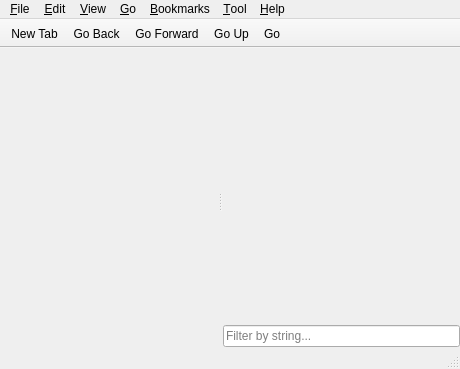
<?xml version="1.0" encoding="UTF-8"?>
<ui version="4.0">
 <class>MainWindow</class>
 <widget class="QMainWindow" name="MainWindow">
  <property name="geometry">
   <rect>
    <x>0</x>
    <y>0</y>
    <width>460</width>
    <height>369</height>
   </rect>
  </property>
  <property name="windowTitle">
   <string>File Manager</string>
  </property>
  <property name="windowIcon">
   <iconset theme="folder">
    <normaloff>.</normaloff>.</iconset>
  </property>
  <widget class="QWidget" name="centralwidget">
   <layout class="QVBoxLayout" name="verticalLayout">
    <property name="leftMargin">
     <number>0</number>
    </property>
    <property name="topMargin">
     <number>0</number>
    </property>
    <property name="rightMargin">
     <number>0</number>
    </property>
    <property name="bottomMargin">
     <number>0</number>
    </property>
    <item>
     <widget class="Filer::TabBar" name="tabBar" native="true">
      <property name="sizePolicy">
       <sizepolicy hsizetype="Preferred" vsizetype="Fixed">
        <horstretch>0</horstretch>
        <verstretch>0</verstretch>
       </sizepolicy>
      </property>
      <property name="acceptDrops">
       <bool>true</bool>
      </property>
     </widget>
    </item>
    <item>
     <widget class="QSplitter" name="splitter">
      <property name="orientation">
       <enum>Qt::Horizontal</enum>
      </property>
      <widget class="Fm::SidePane" name="sidePane" native="true">
       <property name="sizePolicy">
        <sizepolicy hsizetype="Preferred" vsizetype="Expanding">
         <horstretch>0</horstretch>
         <verstretch>0</verstretch>
        </sizepolicy>
       </property>
      </widget>
      <widget class="QFrame" name="frame">
       <layout class="QVBoxLayout" name="verticalLayout_2">
        <property name="spacing">
         <number>2</number>
        </property>
        <property name="leftMargin">
         <number>1</number>
        </property>
        <property name="topMargin">
         <number>0</number>
        </property>
        <property name="rightMargin">
         <number>0</number>
        </property>
        <property name="bottomMargin">
         <number>0</number>
        </property>
        <item>
         <widget class="QStackedWidget" name="stackedWidget">
          <property name="sizePolicy">
           <sizepolicy hsizetype="Expanding" vsizetype="Expanding">
            <horstretch>0</horstretch>
            <verstretch>0</verstretch>
           </sizepolicy>
          </property>
         </widget>
        </item>
        <item>
         <widget class="QLineEdit" name="filterBar">
          <property name="placeholderText">
           <string>Filter by string...</string>
          </property>
          <property name="clearButtonEnabled">
           <bool>true</bool>
          </property>
         </widget>
        </item>
       </layout>
      </widget>
     </widget>
    </item>
   </layout>
  </widget>
  <widget class="QMenuBar" name="menubar">
   <property name="geometry">
    <rect>
     <x>0</x>
     <y>0</y>
     <width>460</width>
     <height>24</height>
    </rect>
   </property>
   <widget class="QMenu" name="menu_File">
    <property name="title">
     <string>&amp;File</string>
    </property>
    <widget class="QMenu" name="menuCreateNew">
     <property name="title">
      <string>C&amp;reate New</string>
     </property>
     <addaction name="actionNewFolder"/>
     <addaction name="actionNewBlankFile"/>
    </widget>
    <addaction name="actionNewTab"/>
    <addaction name="actionNewWin"/>
    <addaction name="separator"/>
    <addaction name="menuCreateNew"/>
    <addaction name="separator"/>
    <addaction name="actionFileProperties"/>
    <addaction name="actionFolderProperties"/>
    <addaction name="separator"/>
    <addaction name="actionCloseTab"/>
    <addaction name="actionCloseWindow"/>
   </widget>
   <widget class="QMenu" name="menu_Help">
    <property name="title">
     <string>&amp;Help</string>
    </property>
    <addaction name="actionAbout"/>
   </widget>
   <widget class="QMenu" name="menu_View">
    <property name="title">
     <string>&amp;View</string>
    </property>
    <widget class="QMenu" name="menuSorting">
     <property name="title">
      <string>&amp;Sorting</string>
     </property>
     <addaction name="actionByFileName"/>
     <addaction name="actionByMTime"/>
     <addaction name="actionByFileSize"/>
     <addaction name="actionByFileType"/>
     <addaction name="actionByOwner"/>
     <addaction name="separator"/>
     <addaction name="actionAscending"/>
     <addaction name="actionDescending"/>
     <addaction name="separator"/>
     <addaction name="actionFolderFirst"/>
     <addaction name="actionCaseSensitive"/>
    </widget>
    <addaction name="actionReload"/>
    <addaction name="actionShowHidden"/>
    <addaction name="separator"/>
    <addaction name="actionIconView"/>
    <addaction name="actionThumbnailView"/>
    <addaction name="actionCompactView"/>
    <addaction name="actionDetailedList"/>
    <addaction name="separator"/>
    <addaction name="menuSorting"/>
    <addaction name="actionFilter"/>
   </widget>
   <widget class="QMenu" name="menu_Editw">
    <property name="title">
     <string>&amp;Edit</string>
    </property>
    <addaction name="actionCut"/>
    <addaction name="actionCopy"/>
    <addaction name="actionPaste"/>
    <addaction name="actionRename"/>
    <addaction name="actionDelete"/>
    <addaction name="separator"/>
    <addaction name="actionSelectAll"/>
    <addaction name="actionInvertSelection"/>
    <addaction name="separator"/>
    <addaction name="actionPreferences"/>
   </widget>
   <widget class="QMenu" name="menu_Bookmarks">
    <property name="title">
     <string>&amp;Bookmarks</string>
    </property>
    <addaction name="actionAddToBookmarks"/>
    <addaction name="actionEditBookmarks"/>
   </widget>
   <widget class="QMenu" name="menu_Go">
    <property name="title">
     <string>&amp;Go</string>
    </property>
    <addaction name="actionHome"/>
    <addaction name="actionDesktop"/>
    <addaction name="actionComputer"/>
    <addaction name="actionTrash"/>
    <addaction name="actionNetwork"/>
    <addaction name="actionApplications"/>
    <addaction name="separator"/>
    <addaction name="actionGoBack"/>
    <addaction name="actionGoForward"/>
    <addaction name="actionGoUp"/>
    <addaction name="actionToolbar"/>
   </widget>
   <widget class="QMenu" name="menu_Tool">
    <property name="title">
     <string>&amp;Tool</string>
    </property>
    <addaction name="actionOpenTerminal"/>
    <addaction name="actionOpenAsRoot"/>
    <addaction name="actionFindFiles"/>
   </widget>
   <addaction name="menu_File"/>
   <addaction name="menu_Editw"/>
   <addaction name="menu_View"/>
   <addaction name="menu_Go"/>
   <addaction name="menu_Bookmarks"/>
   <addaction name="menu_Tool"/>
   <addaction name="menu_Help"/>
  </widget>
  <widget class="QStatusBar" name="statusbar"/>
  <widget class="QToolBar" name="toolBar">
   <property name="windowTitle">
    <string>Main Toolbar</string>
   </property>
   <property name="movable">
    <bool>false</bool>
   </property>
   <property name="floatable">
    <bool>false</bool>
   </property>
   <attribute name="toolBarArea">
    <enum>TopToolBarArea</enum>
   </attribute>
   <attribute name="toolBarBreak">
    <bool>false</bool>
   </attribute>
   <addaction name="actionNewTab"/>
   <addaction name="actionGoBack"/>
   <addaction name="actionGoForward"/>
   <addaction name="actionGoUp"/>
   <addaction name="actionGo"/>
  </widget>
  <action name="actionGoUp">
   <property name="icon">
    <iconset theme="go-up">
     <normaloff>.</normaloff>.</iconset>
   </property>
   <property name="text">
    <string>Go &amp;Up</string>
   </property>
   <property name="toolTip">
    <string>Go Up</string>
   </property>
   <property name="shortcut">
    <string>Alt+Up</string>
   </property>
  </action>
  <action name="actionHome">
   <property name="icon">
    <iconset theme="user-home">
     <normaloff>.</normaloff>.</iconset>
   </property>
   <property name="text">
    <string>&amp;Home</string>
   </property>
   <property name="shortcut">
    <string>Alt+Home</string>
   </property>
  </action>
  <action name="actionReload">
   <property name="icon">
    <iconset theme="view-refresh">
     <normaloff>.</normaloff>.</iconset>
   </property>
   <property name="text">
    <string>&amp;Reload</string>
   </property>
   <property name="shortcut">
    <string>F5</string>
   </property>
   <property name="visible">
    <bool>true</bool>
   </property>
  </action>
  <action name="actionGo">
   <property name="icon">
    <iconset theme="go-jump">
     <normaloff>.</normaloff>.</iconset>
   </property>
   <property name="text">
    <string>Go</string>
   </property>
   <property name="visible">
    <bool>false</bool>
   </property>
  </action>
  <action name="actionQuit">
   <property name="icon">
    <iconset theme="application-exit">
     <normaloff>.</normaloff>.</iconset>
   </property>
   <property name="text">
    <string>Quit</string>
   </property>
  </action>
  <action name="actionAbout">
   <property name="icon">
    <iconset theme="help-about">
     <normaloff>.</normaloff>.</iconset>
   </property>
   <property name="text">
    <string>&amp;About</string>
   </property>
  </action>
  <action name="actionNewWin">
   <property name="icon">
    <iconset theme="window-new">
     <normaloff>.</normaloff>.</iconset>
   </property>
   <property name="text">
    <string>&amp;New Window</string>
   </property>
   <property name="toolTip">
    <string>New Window</string>
   </property>
   <property name="shortcut">
    <string>Ctrl+N</string>
   </property>
  </action>
  <action name="actionShowHidden">
   <property name="checkable">
    <bool>true</bool>
   </property>
   <property name="text">
    <string>Show &amp;Hidden</string>
   </property>
   <property name="shortcut">
    <string>Ctrl+H</string>
   </property>
  </action>
  <action name="actionComputer">
   <property name="icon">
    <iconset theme="computer">
     <normaloff>.</normaloff>.</iconset>
   </property>
   <property name="text">
    <string>&amp;Computer</string>
   </property>
  </action>
  <action name="actionTrash">
   <property name="icon">
    <iconset theme="user-trash">
     <normaloff>.</normaloff>.</iconset>
   </property>
   <property name="text">
    <string>&amp;Trash</string>
   </property>
  </action>
  <action name="actionNetwork">
   <property name="text">
    <string>&amp;Network</string>
   </property>
  </action>
  <action name="actionDesktop">
   <property name="icon">
    <iconset theme="user-desktop">
     <normaloff>.</normaloff>.</iconset>
   </property>
   <property name="text">
    <string>&amp;Desktop</string>
   </property>
  </action>
  <action name="actionAddToBookmarks">
   <property name="icon">
    <iconset theme="list-add">
     <normaloff>.</normaloff>.</iconset>
   </property>
   <property name="text">
    <string>&amp;Add to Bookmarks</string>
   </property>
  </action>
  <action name="actionApplications">
   <property name="text">
    <string>&amp;Applications</string>
   </property>
   <property name="visible">
    <bool>false</bool>
   </property>
  </action>
  <action name="actionReload_2">
   <property name="text">
    <string>Reload</string>
   </property>
  </action>
  <action name="actionIconView">
   <property name="checkable">
    <bool>true</bool>
   </property>
   <property name="text">
    <string>&amp;Icon View</string>
   </property>
  </action>
  <action name="actionCompactView">
   <property name="checkable">
    <bool>true</bool>
   </property>
   <property name="text">
    <string>&amp;Compact View</string>
   </property>
  </action>
  <action name="actionDetailedList">
   <property name="checkable">
    <bool>true</bool>
   </property>
   <property name="text">
    <string>&amp;Detailed List</string>
   </property>
  </action>
  <action name="actionThumbnailView">
   <property name="checkable">
    <bool>true</bool>
   </property>
   <property name="text">
    <string>&amp;Thumbnail View</string>
   </property>
  </action>
  <action name="actionCut">
   <property name="icon">
    <iconset theme="edit-cut">
     <normaloff>.</normaloff>.</iconset>
   </property>
   <property name="text">
    <string>Cu&amp;t</string>
   </property>
   <property name="shortcut">
    <string>Ctrl+X</string>
   </property>
  </action>
  <action name="actionCopy">
   <property name="icon">
    <iconset theme="edit-copy">
     <normaloff>.</normaloff>.</iconset>
   </property>
   <property name="text">
    <string>&amp;Copy</string>
   </property>
   <property name="shortcut">
    <string>Ctrl+C</string>
   </property>
  </action>
  <action name="actionPaste">
   <property name="icon">
    <iconset theme="edit-paste">
     <normaloff>.</normaloff>.</iconset>
   </property>
   <property name="text">
    <string>&amp;Paste</string>
   </property>
   <property name="shortcut">
    <string>Ctrl+V</string>
   </property>
  </action>
  <action name="actionSelectAll">
   <property name="text">
    <string>Select &amp;All</string>
   </property>
   <property name="shortcut">
    <string>Ctrl+A</string>
   </property>
  </action>
  <action name="actionPreferences">
   <property name="text">
    <string>Pr&amp;eferences</string>
   </property>
  </action>
  <action name="actionAscending">
   <property name="checkable">
    <bool>true</bool>
   </property>
   <property name="text">
    <string>&amp;Ascending</string>
   </property>
  </action>
  <action name="actionDescending">
   <property name="checkable">
    <bool>true</bool>
   </property>
   <property name="text">
    <string>&amp;Descending</string>
   </property>
  </action>
  <action name="actionByFileName">
   <property name="checkable">
    <bool>true</bool>
   </property>
   <property name="text">
    <string>&amp;By File Name</string>
   </property>
  </action>
  <action name="actionByMTime">
   <property name="checkable">
    <bool>true</bool>
   </property>
   <property name="text">
    <string>By &amp;Modification Time</string>
   </property>
  </action>
  <action name="actionByFileType">
   <property name="checkable">
    <bool>true</bool>
   </property>
   <property name="text">
    <string>By File &amp;Type</string>
   </property>
  </action>
  <action name="actionByOwner">
   <property name="checkable">
    <bool>true</bool>
   </property>
   <property name="text">
    <string>By &amp;Owner</string>
   </property>
  </action>
  <action name="actionFolderFirst">
   <property name="checkable">
    <bool>true</bool>
   </property>
   <property name="text">
    <string>&amp;Folder First</string>
   </property>
  </action>
  <action name="actionNewTab">
   <property name="icon">
    <iconset theme="window-new">
     <normaloff>.</normaloff>.</iconset>
   </property>
   <property name="text">
    <string>New &amp;Tab</string>
   </property>
   <property name="toolTip">
    <string>New Tab</string>
   </property>
   <property name="shortcut">
    <string>Ctrl+T</string>
   </property>
   <property name="visible">
    <bool>false</bool>
   </property>
  </action>
  <action name="actionGoBack">
   <property name="icon">
    <iconset theme="go-previous">
     <normaloff>.</normaloff>.</iconset>
   </property>
   <property name="text">
    <string>Go &amp;Back</string>
   </property>
   <property name="toolTip">
    <string>Go Back</string>
   </property>
   <property name="shortcut">
    <string>Alt+Left</string>
   </property>
  </action>
  <action name="actionGoForward">
   <property name="icon">
    <iconset theme="go-next">
     <normaloff>.</normaloff>.</iconset>
   </property>
   <property name="text">
    <string>Go &amp;Forward</string>
   </property>
   <property name="toolTip">
    <string>Go Forward</string>
   </property>
   <property name="shortcut">
    <string>Alt+Right</string>
   </property>
   <property name="visible">
    <bool>true</bool>
   </property>
   <property name="iconVisibleInMenu">
    <bool>true</bool>
   </property>
   <property name="shortcutVisibleInContextMenu">
    <bool>true</bool>
   </property>
  </action>
  <action name="actionInvertSelection">
   <property name="text">
    <string>&amp;Invert Selection</string>
   </property>
  </action>
  <action name="actionDelete">
   <property name="icon">
    <iconset theme="edit-delete">
     <normaloff>.</normaloff>.</iconset>
   </property>
   <property name="text">
    <string>&amp;Delete</string>
   </property>
   <property name="shortcut">
    <string>Del</string>
   </property>
  </action>
  <action name="actionRename">
   <property name="text">
    <string>&amp;Rename</string>
   </property>
   <property name="shortcut">
    <string>F2</string>
   </property>
  </action>
  <action name="actionCloseTab">
   <property name="text">
    <string>C&amp;lose Tab</string>
   </property>
   <property name="shortcut">
    <string>Ctrl+W</string>
   </property>
  </action>
  <action name="actionFileProperties">
   <property name="text">
    <string>File &amp;Properties</string>
   </property>
   <property name="shortcut">
    <string>Alt+Return</string>
   </property>
  </action>
  <action name="actionFolderProperties">
   <property name="text">
    <string>&amp;Folder Properties</string>
   </property>
  </action>
  <action name="actionCaseSensitive">
   <property name="checkable">
    <bool>true</bool>
   </property>
   <property name="text">
    <string>&amp;Case Sensitive</string>
   </property>
  </action>
  <action name="actionByFileSize">
   <property name="checkable">
    <bool>true</bool>
   </property>
   <property name="text">
    <string>By File &amp;Size</string>
   </property>
  </action>
  <action name="actionCloseWindow">
   <property name="text">
    <string>&amp;Close Window</string>
   </property>
  </action>
  <action name="actionEdit_Bookmarks">
   <property name="text">
    <string>Edit Bookmarks</string>
   </property>
  </action>
  <action name="actionOpenTerminal">
   <property name="text">
    <string>Open &amp;Terminal</string>
   </property>
   <property name="shortcut">
    <string>F4</string>
   </property>
  </action>
  <action name="actionOpenAsRoot">
   <property name="text">
    <string>Open as &amp;Root</string>
   </property>
  </action>
  <action name="actionEditBookmarks">
   <property name="text">
    <string>&amp;Edit Bookmarks</string>
   </property>
  </action>
  <action name="actionNewFolder">
   <property name="icon">
    <iconset theme="folder-new">
     <normaloff>.</normaloff>.</iconset>
   </property>
   <property name="text">
    <string>&amp;Folder</string>
   </property>
   <property name="shortcut">
    <string>Ctrl+Shift+N</string>
   </property>
  </action>
  <action name="actionNewBlankFile">
   <property name="icon">
    <iconset theme="document-new">
     <normaloff>.</normaloff>.</iconset>
   </property>
   <property name="text">
    <string>&amp;Blank File</string>
   </property>
   <property name="shortcut">
    <string>Ctrl+Alt+N</string>
   </property>
  </action>
  <action name="actionFindFiles">
   <property name="text">
    <string>&amp;Find Files</string>
   </property>
   <property name="shortcut">
    <string>F3</string>
   </property>
  </action>
  <action name="actionFilter">
   <property name="checkable">
    <bool>true</bool>
   </property>
   <property name="text">
    <string>Filter</string>
   </property>
  </action>
  <action name="actionToolbar">
   <property name="checkable">
    <bool>true</bool>
   </property>
   <property name="text">
    <string>Go to Folder</string>
   </property>
   <property name="shortcut">
    <string>Ctrl+Shift+G</string>
   </property>
  </action>
 </widget>
 <customwidgets>
  <customwidget>
   <class>Filer::TabBar</class>
   <extends>QWidget</extends>
   <header>tabbar.h</header>
   <container>1</container>
  </customwidget>
  <customwidget>
   <class>Fm::SidePane</class>
   <extends>QWidget</extends>
   <header>sidepane.h</header>
   <container>1</container>
  </customwidget>
 </customwidgets>
 <resources/>
 <connections/>
</ui>
